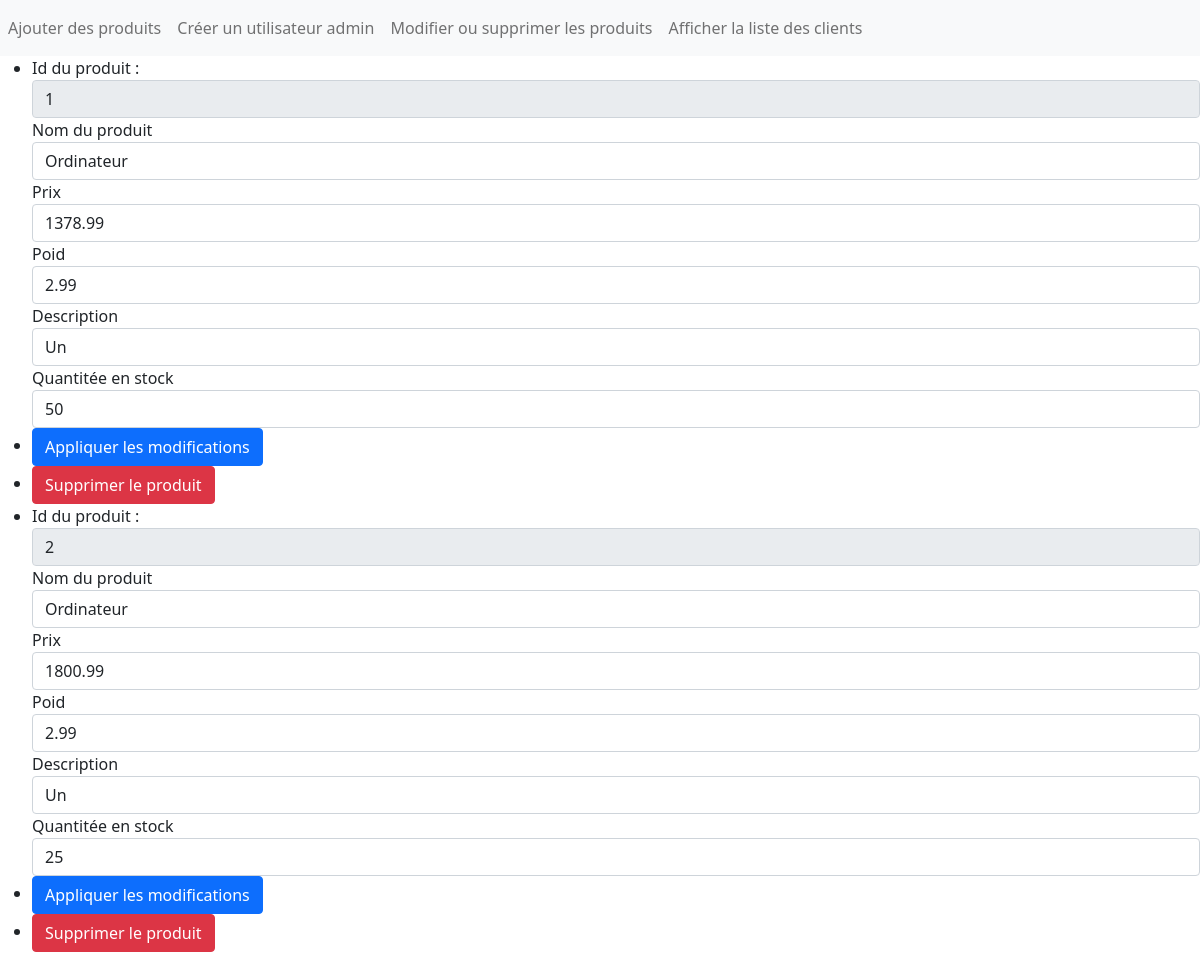
The app's page /modificationSuppressionArticlesAdmin.php (signed in) with its own data.
### tables this page shows
CREATE TABLE IF NOT EXISTS `t_produits` (
  `id_produit` int(11) NOT NULL AUTO_INCREMENT,
  `nom_produit` varchar(50) NOT NULL DEFAULT '',
  `prix_produit` float DEFAULT '0',
  `poid_produit` float DEFAULT '0',
  `description_produit` text,
  `stock_produit` float NOT NULL DEFAULT '0',
  PRIMARY KEY (`id_produit`),
  UNIQUE KEY `nom_produit` (`nom_produit`)
);

### php/Produit.php (called while the page is built, shortened)
<?php
class Produit{
	Private $Bdd=Null;
	Function __construct($Bdd){
		$this->Bdd=$Bdd;
	}
	public Function getAllProducts(){
		try{
		$sth = $this->Bdd->prepare("
									SELECT * FROM T_produits
									");
		$sth->execute();
		return $sth->fetchAll();
		} catch(PDOException $e) {
			die('Erreur : ' . $e->getMessage());
		}
	}
}
 ?>

### modificationSuppressionArticlesAdmin.php (the view, shortened to what this page needs)
<?php
	require_once "php/Produit.php";
	$produitObj = new Produit($bdd);
	$tabProduits=$produitObj->getAllProducts();
?>
<!DOCTYPE html>
<html lang="fr">
<html>
	<head>
		<link rel="stylesheet" type="text/css" href="libs/bootstrap-5.0.0/css/Bootstrap.css">
		<link rel="stylesheet" type="text/css" href="css/card.css"/>
	</head>
	<body>
	<nav class="navbar navbar-expand-lg navbar-light bg-light">
			<div class="collapse navbar-collapse" id="navbarSupportedContent">
				<ul class="navbar-nav me-auto">
					<?php if(ISSET($_SESSION['identifiant']) && ISSET($_SESSION['mdp']) ) { ?>
					<li class="nav-item">
						<a class="nav-link" href="ajoutArticle.php">Ajouter des produits</a>
					</li>
					<li class="nav-item">
						<a class="nav-link" href="creationCompteAdmin.php">Créer un utilisateur admin</a>
					</li>
					<li class="nav-item">
						<a class="nav-link" href="modificationSuppressionArticlesAdmin.php">Modifier ou supprimer les produits</a>
					</li>
					<li class="nav-item">
						<a class="nav-link" href="listeClients.php">Afficher la liste des clients</a>
					</li>
					<?php
						}
					?>
				</ul>
			</div>
		</nav>
		<?php if(ISSET($_SESSION['identifiant']) && ISSET($_SESSION['mdp']) ) {
					echo("<ul>");
					foreach ($tabProduits as $produit){
						$idProduit = $produit["id_produit"];
						echo ("
						<li>
						<form method='post'>
							<div class='form-group'>
								<label for='inputIdProduit'>Id du produit : </label>
								<input type='number' name='IdProduit' class='form-control' id='inputIdProduit' placeholder='Id du produit' value=".$produit["id_produit"]." readonly>
							</div>
							<div class='form-group'>
								<label for='inputNomProduit'>Nom du produit</label>
								<input type='text' name='NomProduit' class='form-control' id='inputNomProduit' placeholder='Nom du produit' value=".$produit["nom_produit"]." required>
							</div>
							<div class='form-group'>
								<label for='inputPrixProduit'>Prix</label>
								<input type='number' name='PrixProduit' class='form-control' id='inputPrixProduit' value=".$produit["prix_produit"]." placeholder='Veuillez saisir votre nom d'utilisateur' required>
							</div>
							<div class='form-group'>
								<label for='inputPoidProduit'>Poid</label>
								<input type='number' name='PoidProduit' class='form-control' id='inputPoidProduit' value=".$produit["poid_produit"]." placeholder='Veuillez saisir votre nom d'utilisateur' required>
							</div>
							<div class='form-group'>
								<label for='inputDescriptionProduit'>Description</label>
								<input type='text' name='DescriptionProduit' class='form-control' id='inputDescriptionProduit' value=".$produit["description_produit"]." placeholder='Veuillez saisir votre nom d'utilisateur' required>
							</div>
							<div class='form-group'>
								<label for='inputStockProduit'>Quantitée en stock</label>
								<input type='number' name='StockProduit' class='form-control' id='inputStockProduit' value=".$produit["stock_produit"]." placeholder='Veuillez saisir votre nom d utilisateur' required>
							</div>
							<li><button type='submit' id=".$idProduit." class='btn btn-primary btnAjouterProduitPanier' name='btnModifierProduit' >Appliquer les modifications</button></li>
							<li><button type='submit' id=".$idProduit." class='btn btn-danger btnSupprimerProduitPanier' name='btnSupprimerProduit' >Supprimer le produit</button></li>
						</form>
						</li>
							");
					};echo("</ul>");
				};
					?>
	</body>
</html>

### records on screen
t_produits: IdProduit "1", PrixProduit "1378.99", PoidProduit "2.99", StockProduit "50"
t_produits: IdProduit "2", PrixProduit "1800.99", PoidProduit "2.99", StockProduit "25"
